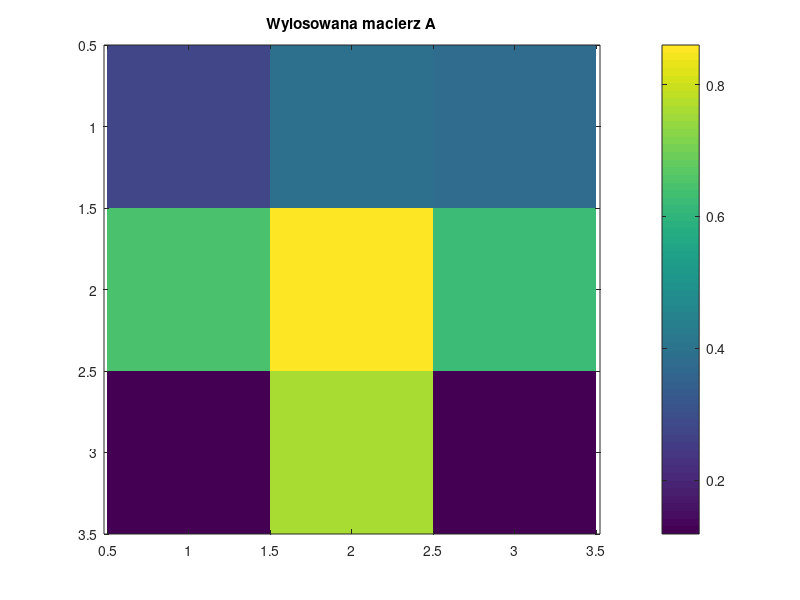
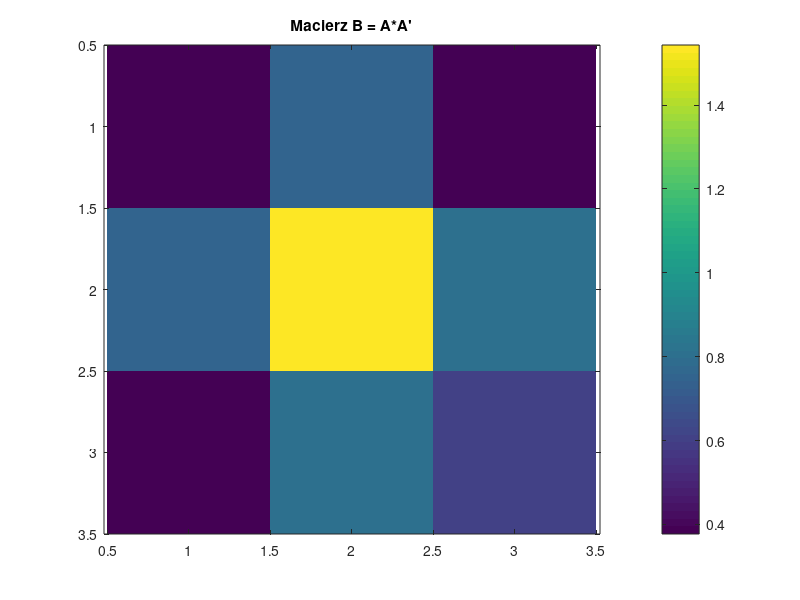

Write MATLAB code to recreate these figures, in order. (Note: this script raises an error after producing the figures.)
%% Program 5 - metoda potegowa i SVD dla macierzy 3x3
% Skrypt przygotowany tak, aby mozna go bylo otworzyc jako Live Script.
% Uklad sekcji jest raportowy: najpierw opis kroku, potem kod i wynik.
%
% Zadanie sklada sie z czterech czesci:
% 1) implementacja metody potegowej dla macierzy 3x3,
% 2) wyznaczenie SVD na podstawie wartosci i wektorow wlasnych macierzy A*A',
% 3) porownanie zbieznosci metody potegowej dla roznych norm,
% 4) porownanie otrzymanego rozkladu z wynikiem funkcji svd z MATLAB-a.
%
% W tej wersji metoda potegowa jest stosowana do macierzy B = A*A'.
% To jest zgodne z dalsza czescia zadania: wlasnie z macierzy A*A'
% otrzymujemy macierze U oraz D potrzebne do SVD.

clear; clc; close all;
format short g;

%% Ustawienia eksperymentu
% epsilon_start odpowiada warunkowi z punktu 1b: jezeli wylosowany wektor
% startowy daje zbyt maly blad poczatkowy, to losujemy go ponownie.
%
% epsilon_iter to dokladnosc metody potegowej wymagana w punkcie 3.

p_list = [1 2 3 4 inf];
epsilon_start = 1e-8;
epsilon_iter = 1e-4;
max_iter = 1000;
show_builtin_svd = true;

%% Pseudokod metody potegowej uzytej w tym programie
% 1. Losuj wektor startowy z0 o wspolrzednych z przedzialu (0,1).
% 2. Oblicz w0 = B*z0.
% 3. Oblicz przyblizenie wartosci wlasnej jako wybrany wspolczynnik skali.
%    W implementacji bierzemy element o najwiekszym module, bo to jest
%    stabilniejsze numerycznie niz zwykle max(w).
% 4. Licz blad ||B*z - lambda*z||_p.
% 5. Jesli wektor startowy daje blad mniejszy od 1e-8, losujemy nowy.
% 6. Iterujemy: w = B*z, normalizacja, obliczenie bledu, sprawdzenie stopu.
% 7. Po znalezieniu dominujacej pary wlasnej stosujemy deflacje i
%    powtarzamy algorytm dla kolejnych dwoch wartosci i wektorow wlasnych.

%% Losowanie macierzy A 3x3
% W zadaniu jest zapisane, ze kazdy student powinien miec inna macierz.
% Dlatego tutaj ziarno generatora jest losowane przez rng('shuffle').
% Dla wygody wypisujemy seed, aby w razie potrzeby mozna bylo odtworzyc
% dokladnie te same wyniki z raportu.

rng('shuffle');
state = rng;

A = rand(3);
while rank(A) < 3 || min(abs(diff(sort(eig(A*A'), 'descend')))) < 1e-6
    A = rand(3);
end

fprintf('===============================================\n');
fprintf('PROGRAM 5 - METODA POTEGOWA I SVD\n');
fprintf('===============================================\n\n');
fprintf('Seed generatora liczb losowych: %d\n\n', state.Seed);

disp('Wylosowana macierz A:');
disp(A);

figure('Name','Macierz A');
imagesc(A); colorbar;
axis equal tight;
title('Wylosowana macierz A');

%% Macierz B = A*A'
% W dalszych obliczeniach metoda potegowa dziala dla macierzy B = A*A'.
% Macierz ta jest symetryczna i dodatnio okreslona (dla macierzy A pelnego
% rzedu), wiec dobrze nadaje sie do badania wartosci i wektorow wlasnych.

B = A * A.';

disp('Macierz B = A*A'':');
disp(B);

figure('Name','Macierz B = A*A''');
imagesc(B); colorbar;
axis equal tight;
title('Macierz B = A*A''');

%% Dokladne wartosci i wektory wlasne macierzy B z funkcji eig
% To jest punkt odniesienia do porownania metody potegowej.
% Wartosci wlasne sortujemy malejaco.

[U_exact_raw, Lambda_exact_raw] = eig(B);
lambda_exact = diag(Lambda_exact_raw);
[lambda_exact, idx] = sort(real(lambda_exact), 'descend');
U_exact = real(U_exact_raw(:, idx));
U_exact = fix_column_signs(U_exact);
D_exact = diag(sqrt(max(lambda_exact, 0)));

disp('Dokladne wartosci wlasne macierzy B = A*A'':');
disp(lambda_exact);

disp('Dokladna macierz U z eig(B):');
disp(U_exact);

disp('Macierz D = diag(sqrt(lambda_i)):');
disp(D_exact);

%% Wyznaczenie macierzy V ze wzoru V = A'' * U * inv(D)
% Poniewaz macierz A jest 3x3 i pelnego rzedu, D jest odwracalna.
% Wektory prawe V liczymy bezposrednio ze wzoru z wykladu.

D_inv = diag(1 ./ diag(D_exact));
V_from_eig = A.' * U_exact * D_inv;
V_from_eig = normalize_columns(V_from_eig);
V_from_eig = fix_column_signs(V_from_eig);

A_svd_manual = U_exact * D_exact * V_from_eig.';
manual_svd_residual = norm(A - A_svd_manual, 'fro');

disp('Macierz V otrzymana ze wzoru A''*U*inv(D):');
disp(V_from_eig);

fprintf('Blad rekonstrukcji A - U*D*V'' (norma Frobeniusa): %.3e\n\n', manual_svd_residual);

%% Metoda potegowa dla 3 wartosci i 3 wektorow wlasnych
% Dla kazdej normy z listy p = 1,2,3,4,inf wykonujemy trzy przebiegi:
% - pierwszy dla najwiekszej wartosci wlasnej,
% - drugi po jednej deflacji,
% - trzeci po dwoch deflacjach.
%
% W kazdym przebiegu zapisujemy historie bledu, aby potem narysowac wykres.

results = struct();

for ip = 1:numel(p_list)
    p = p_list(ip);
    [lambda_pm, U_pm, histories] = power_method_with_deflation(B, p, epsilon_start, epsilon_iter, max_iter);

    U_pm = fix_signs_against_reference(U_pm, U_exact);

    results(ip).p = p;
    results(ip).lambda = lambda_pm;
    results(ip).U = U_pm;
    results(ip).histories = histories;

    fprintf('--- Norma p = %s ---\n', p_to_text(p));
    disp('Wartosci wlasne z metody potegowej:');
    disp(lambda_pm(:).');
    disp('Wektory wlasne z metody potegowej (kolumny):');
    disp(U_pm);
    fprintf('\n');
end

%% Wykresy zbieznosci - 15 wykresow
% Zgodnie z poleceniem generujemy 5*3 = 15 wykresow.
% Os pozioma: iteracje.
% Os pionowa: blad ||B*z - lambda*z||_p.

for ip = 1:numel(p_list)
    p = results(ip).p;
    for k = 1:3
        h = results(ip).histories{k};
        figure('Name', sprintf('Zbieznosc - p=%s - wektor %d', p_to_text(p), k));
        semilogy(1:numel(h), h, 'LineWidth', 1.5);
        grid on;
        xlabel('Iteracja');
        ylabel('Blad');
        title(sprintf('Metoda potegowa dla p=%s, para wlasna nr %d', p_to_text(p), k));
    end
end

%% Zestawienie z dokladnymi wartosciami z eig
% W tej sekcji pokazujemy roznice pomiedzy wynikami metody potegowej i
% wynikiem funkcji eig dla kazdej normy. Znak wektora wlasnego nie ma
% znaczenia, dlatego porownanie wektorow prowadzimy po uzgodnieniu znakow.

for ip = 1:numel(p_list)
    p = results(ip).p;
    lambda_pm = results(ip).lambda;
    U_pm = results(ip).U;

    lambda_err = abs(lambda_pm(:) - lambda_exact(:));
    vec_err = zeros(3,1);
    for k = 1:3
        vec_err(k) = norm(U_pm(:,k) - U_exact(:,k), 2);
    end

    T = table((1:3).', lambda_exact(:), lambda_pm(:), lambda_err, vec_err, ...
        'VariableNames', {'nr','lambda_dokladna','lambda_metoda_potegowa','blad_lambda','blad_wektora'});

    fprintf('Porownanie z eig dla p = %s\n', p_to_text(p));
    disp(T);
end

%% SVD z biblioteki numerycznej MATLAB-a
% Teraz liczymy SVD za pomoca funkcji wbudowanej i porownujemy otrzymana
% rekonstrukcje z nasza rekonstrukcja z punktu 2.

if show_builtin_svd
    [U_builtin, D_builtin, V_builtin] = svd(A);
    A_svd_builtin = U_builtin * D_builtin * V_builtin.';

    disp('Macierz U z funkcji svd:');
    disp(U_builtin);
    disp('Macierz D z funkcji svd:');
    disp(D_builtin);
    disp('Macierz V z funkcji svd:');
    disp(V_builtin);
else
    U_builtin = [];
    D_builtin = [];
    V_builtin = [];
    A_svd_builtin = A;
end

%% Porownanie dokladnosci ||UDV - SVD(A)||_p dla p=1,2,3,4,inf
% Dla p = 1, 2 i inf korzystamy z klasycznych norm macierzowych.
% Dla p = 3 i 4 stosujemy numeryczne przyblizenie indukowanej normy p.

Delta = A_svd_manual - A_svd_builtin;
svd_errors = zeros(numel(p_list), 1);
p_labels = cell(numel(p_list), 1);

for ip = 1:numel(p_list)
    svd_errors(ip) = matrix_norm_general(Delta, p_list(ip));
    p_labels{ip} = p_to_text(p_list(ip));
end

T_svd = table(p_labels, svd_errors, ...
    'VariableNames', {'p','norma_UDV_minus_SVDA'});

disp('Porownanie ||UDV - SVD(A)||_p:');
disp(T_svd);

%% Krotkie podsumowanie
% W tej sekcji mamy najwazniejsze wyniki potrzebne do raportu:
% - wylosowana macierz A,
% - macierze U, D, V otrzymane z A*A',
% - 15 wykresow zbieznosci,
% - 5 bledow porownujacych nasz rozklad z funkcja svd.

fprintf('===============================================\n');
fprintf('PODSUMOWANIE\n');
fprintf('===============================================\n');
fprintf('Blad rekonstrukcji A - U*D*V'' (Frobenius): %.3e\n', manual_svd_residual);
if show_builtin_svd
    fprintf('Najwiekszy z 5 bledow ||UDV - SVD(A)||_p: %.3e\n', max(svd_errors));
end
fprintf('\nMacierze do raportu:\n');
fprintf('- A\n- U\n- D\n- V\n- 15 wykresow zbieznosci\n- tabela 5 bledow porownawczych\n');

%% Funkcje pomocnicze
function [lambda_all, U_all, histories] = power_method_with_deflation(B, pnorm, epsilon_start, epsilon_iter, max_iter)
    n = size(B,1);
    B_work = B;
    lambda_all = zeros(n,1);
    U_all = zeros(n,n);
    histories = cell(n,1);

    for k = 1:n
        [lambda_k, u_k, hist_k] = power_method_single(B_work, pnorm, epsilon_start, epsilon_iter, max_iter);
        u_k = u_k / norm(u_k, 2);

        lambda_all(k) = real(lambda_k);
        U_all(:,k) = real(u_k);
        histories{k} = hist_k;

        B_work = B_work - lambda_k * (u_k * u_k.');
        B_work = (B_work + B_work.') / 2;
    end
end

function [lambda, z, history] = power_method_single(B, pnorm, epsilon_start, epsilon_iter, max_iter)
    z = random_start_vector(B, pnorm, epsilon_start);
    history = zeros(max_iter,1);

    for k = 1:max_iter
        w = B * z;
        [~, idx] = max(abs(w));
        mu = w(idx);

        if abs(mu) < eps
            history = history(1:max(k-1,1));
            break;
        end

        err = vector_norm_general(w - mu * z, pnorm);
        history(k) = err;

        z = w / mu;

        if err < epsilon_iter
            history = history(1:k);
            break;
        end

        if k == max_iter
            history = history(1:k);
        end
    end

    z = real(z);
    z = z / norm(z, 2);
    lambda = real((z.' * B * z) / (z.' * z));
end

function z = random_start_vector(B, pnorm, epsilon_start)
    while true
        z = rand(3,1);
        w = B * z;
        [~, idx] = max(abs(w));
        mu = w(idx);
        err0 = vector_norm_general(w - mu * z, pnorm);

        if err0 >= epsilon_start
            return;
        end
    end
end

function val = vector_norm_general(x, p)
    if isinf(p)
        val = max(abs(x));
    else
        val = norm(x, p);
    end
end

function val = matrix_norm_general(M, p)
    if p == 1
        val = norm(M, 1);
    elseif p == 2
        val = norm(M, 2);
    elseif isinf(p)
        val = norm(M, inf);
    else
        val = induced_p_norm_numeric(M, p);
    end
end

function val = induced_p_norm_numeric(M, p)
    n = size(M,2);
    val = 0;

    for s = 1:200
        x = randn(n,1);
        x = x / norm(x, p);

        for it = 1:50
            y = M * x;
            y_norm = norm(y, p);
            if y_norm == 0
                break;
            end

            g = M.' * (abs(y).^(p-2) .* y);
            if norm(g) == 0
                break;
            end

            x = sign(g) .* abs(g).^(1/(p-1));
            x = x / norm(x, p);
            val = max(val, norm(M * x, p));
        end
    end
end

function X = normalize_columns(X)
    for j = 1:size(X,2)
        nrm = norm(X(:,j), 2);
        if nrm > 0
            X(:,j) = X(:,j) / nrm;
        end
    end
end

function X = fix_column_signs(X)
    for j = 1:size(X,2)
        [~, idx] = max(abs(X(:,j)));
        if X(idx,j) < 0
            X(:,j) = -X(:,j);
        end
    end
end

function X = fix_signs_against_reference(X, Xref)
    for j = 1:size(X,2)
        if X(:,j).' * Xref(:,j) < 0
            X(:,j) = -X(:,j);
        end
    end
end

function txt = p_to_text(p)
    if isinf(p)
        txt = 'inf';
    else
        txt = num2str(p);
    end
end
